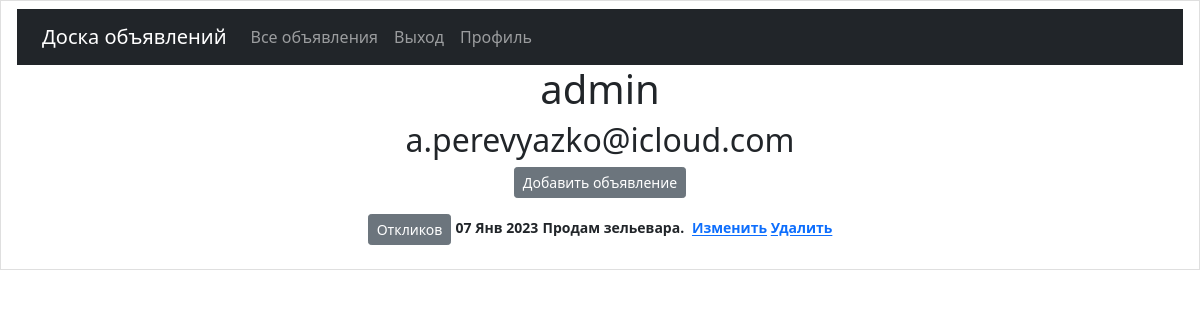
/bulletin/profile/ (signed in), run on an earlier commit of the app's database.
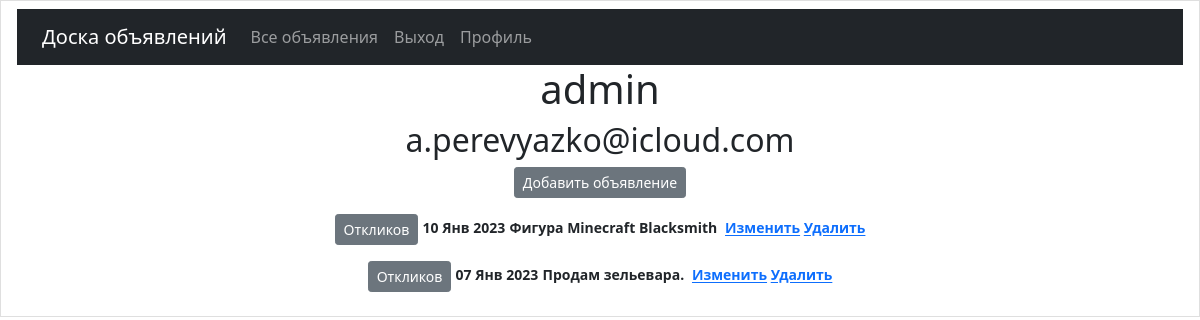
And on a later commit of the database.
### bulletin/models.py (models this page shows, shortened)
class Post(models.Model):
    class Meta:
        verbose_name = u"Объявление"
        verbose_name_plural = u"Объявления"
    author = models.ForeignKey(User, on_delete=models.CASCADE, verbose_name='Автор')
    dateCreation = models.DateTimeField(auto_now_add=True, verbose_name='Дата')
    TANK = 'TNK'
    HILL = 'HL'
    DD = 'DD'
    MERCHANT = 'MRCH'
    GUILDMASTER = 'GMSTR'
    QUESTGIVER = 'QGVR'
    BLACKMITH = 'BLKMTH'
    TANNER = 'TNR'
    POTION = 'PTN'
    MASTER_SPELL = 'MSTRSPL'
    CATEGORY_CHOICES = (
        (TANK, 'Танк'),
        (HILL, 'Хилл'),
        (DD, 'ДД'),
        (MERCHANT, 'Торговец'),
        (GUILDMASTER, 'Гилдмастер'),
        (QUESTGIVER, 'Квестгивер'),
        (BLACKMITH, 'Кузнец'),
        (TANNER, 'Кожевник'),
        (POTION, 'Зельевар'),
        (MASTER_SPELL, 'Мастер заклинаний'),
    )
    category = models.CharField(
        max_length=128, choices=CATEGORY_CHOICES,
        default=TANK, verbose_name='Тип'
    )
    title = models.CharField(max_length=128, verbose_name='Заголовок')
    text = RichTextUploadingField()

### bulletin/views.py (the view)
# urls.py: path('profile/', Profile.as_view(), name='profile'),
class Profile(ListView):
    raise_exception = True
    model = User
    template_name = 'profile.html'
    context_object_name = 'user'
    def get_context_data(self, **kwargs):
        author = User.objects.get(id=self.request.user.id)
        context = super().get_context_data(**kwargs)
        context['profile'] = self.request.user
        context['email'] = self.request.user.email
        context['post'] = Post.objects.filter(author=author)
        context['authenticate'] = AuthUser.objects.get(user=self.request.user)
        return context

### bulletin/templatetags/custom_filters.py (called while the page is built)
@register.filter()
def censor(value):
    for word in black_words:
        value = value.replace(word[1:], '*' * (len(word) - 1))
    return value

### templates/profile.html (shortened to what this page needs)
{% extends 'flatpages/default.html' %}
{% load custom_filters %}
{% load i18n %}
{% block content %}
    <h1>{{profile}}</h1>
    <h2>{{email}}</h2>
    {% if authenticate.authenticate %}
        <p><a href="{% url 'post_create' %}" class="btn btn-secondary btn-sm">{% trans "Добавить объявление"%}</a></p>
    {%endif%}
   {% if post %}
           {% for new in post|dictsortreversed:"dateCreation"%}
            <html class="list-group-item">
                    <p><small class="fw-bold">
                        <a href="{% url 'user_response' new.id %}" class="btn btn-secondary btn-sm">Откликов</a></small>
                    <small class="fw-bold">{{ new.dateCreation|date:'d M Y' }}</small>
                    <small class="fw-bold">{{ new.title|censor }}&nbsp;</small>
                        {% if perms.bulletin.add_post %}
                    <small class="fw-bold"><a href="{% url 'post_update' pk=new.id %}">Изменить</a>
                        {% endif %}
                        {% if perms.bulletin.add_post %}
                        <a href="{% url 'post_delete' pk=new.id %}">Удалить</a></small></p>
                        {% endif %}
            {% endfor %}
   {% else %}
       <h2>{% trans "У Вас пока нет объявлений."%}</h2>
   {% endif %}
{% endblock content %}

What changed in the data, as far as the page shows it:
added Post: dateCreation "10 Янв 2023", title|censor "Фигура Minecraft Blacksmith"
